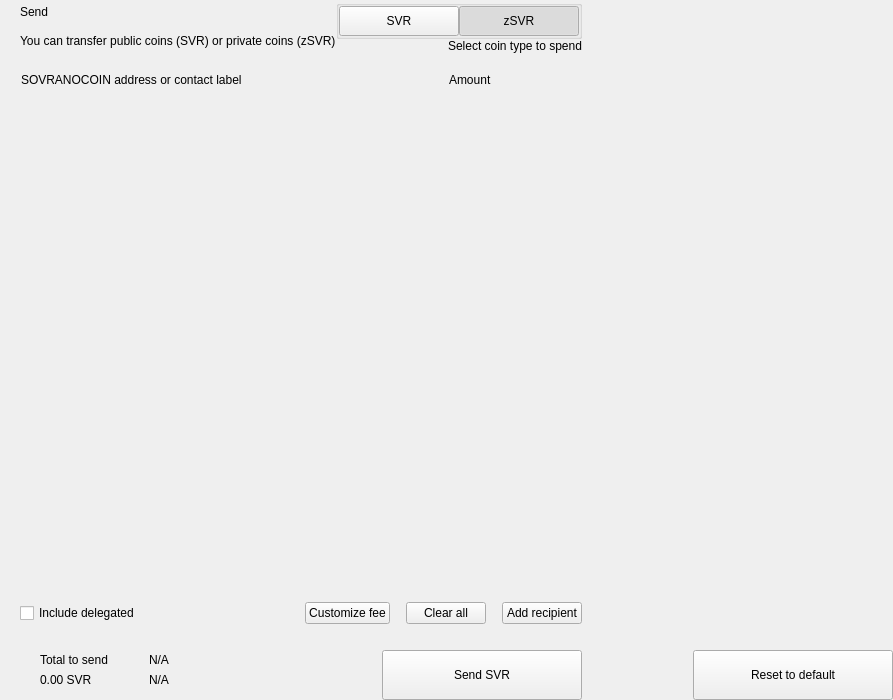
<?xml version="1.0" encoding="UTF-8"?>
<ui version="4.0">
 <class>send</class>
 <widget class="QWidget" name="send">
  <property name="geometry">
   <rect>
    <x>0</x>
    <y>0</y>
    <width>893</width>
    <height>700</height>
   </rect>
  </property>
  <property name="windowTitle">
   <string>Form</string>
  </property>
  <layout class="QHBoxLayout" name="horizontalLayout_2" stretch="2,1">
   <property name="spacing">
    <number>0</number>
   </property>
   <property name="leftMargin">
    <number>0</number>
   </property>
   <property name="topMargin">
    <number>0</number>
   </property>
   <property name="rightMargin">
    <number>0</number>
   </property>
   <property name="bottomMargin">
    <number>0</number>
   </property>
   <item>
    <widget class="QWidget" name="left" native="true">
     <layout class="QVBoxLayout" name="verticalLayout_3">
      <property name="spacing">
       <number>0</number>
      </property>
      <property name="leftMargin">
       <number>0</number>
      </property>
      <property name="topMargin">
       <number>0</number>
      </property>
      <property name="rightMargin">
       <number>0</number>
      </property>
      <property name="bottomMargin">
       <number>0</number>
      </property>
      <item>
       <layout class="QVBoxLayout" name="verticalLayout_22" stretch="0,0,0,1,0,0,0,0">
        <property name="spacing">
         <number>0</number>
        </property>
        <item>
         <layout class="QHBoxLayout" name="horizontalLayout_3">
          <property name="spacing">
           <number>0</number>
          </property>
          <property name="leftMargin">
           <number>20</number>
          </property>
          <property name="rightMargin">
           <number>20</number>
          </property>
          <item>
           <layout class="QVBoxLayout" name="verticalLayout">
            <property name="spacing">
             <number>5</number>
            </property>
            <item>
             <widget class="QLabel" name="labelTitle">
              <property name="text">
               <string>Send</string>
              </property>
              <property name="alignment">
               <set>Qt::AlignLeading|Qt::AlignLeft|Qt::AlignVCenter</set>
              </property>
             </widget>
            </item>
            <item>
             <widget class="QLabel" name="labelSubtitle1">
              <property name="text">
               <string>You can transfer public coins (SVR) or private coins (zSVR)</string>
              </property>
             </widget>
            </item>
           </layout>
          </item>
          <item>
           <spacer name="horizontalSpacer">
            <property name="orientation">
             <enum>Qt::Horizontal</enum>
            </property>
            <property name="sizeHint" stdset="0">
             <size>
              <width>40</width>
              <height>20</height>
             </size>
            </property>
           </spacer>
          </item>
          <item>
           <layout class="QVBoxLayout" name="verticalLayout_6">
            <property name="spacing">
             <number>0</number>
            </property>
            <item>
             <widget class="QGroupBox" name="groupBox">
              <property name="title">
               <string/>
              </property>
              <property name="alignment">
               <set>Qt::AlignLeading|Qt::AlignLeft|Qt::AlignTop</set>
              </property>
              <layout class="QHBoxLayout" name="horizontalLayout_4">
               <property name="spacing">
                <number>0</number>
               </property>
               <property name="leftMargin">
                <number>0</number>
               </property>
               <property name="topMargin">
                <number>0</number>
               </property>
               <property name="rightMargin">
                <number>0</number>
               </property>
               <property name="bottomMargin">
                <number>0</number>
               </property>
               <item>
                <widget class="QPushButton" name="pushLeft">
                 <property name="minimumSize">
                  <size>
                   <width>120</width>
                   <height>30</height>
                  </size>
                 </property>
                 <property name="maximumSize">
                  <size>
                   <width>120</width>
                   <height>30</height>
                  </size>
                 </property>
                 <property name="focusPolicy">
                  <enum>Qt::NoFocus</enum>
                 </property>
                 <property name="text">
                  <string>SVR</string>
                 </property>
                 <property name="checkable">
                  <bool>true</bool>
                 </property>
                 <property name="autoExclusive">
                  <bool>true</bool>
                 </property>
                </widget>
               </item>
               <item>
                <widget class="QPushButton" name="pushRight">
                 <property name="minimumSize">
                  <size>
                   <width>120</width>
                   <height>30</height>
                  </size>
                 </property>
                 <property name="maximumSize">
                  <size>
                   <width>120</width>
                   <height>30</height>
                  </size>
                 </property>
                 <property name="focusPolicy">
                  <enum>Qt::NoFocus</enum>
                 </property>
                 <property name="text">
                  <string>zSVR</string>
                 </property>
                 <property name="checkable">
                  <bool>true</bool>
                 </property>
                 <property name="checked">
                  <bool>true</bool>
                 </property>
                 <property name="autoExclusive">
                  <bool>true</bool>
                 </property>
                </widget>
               </item>
              </layout>
             </widget>
            </item>
            <item>
             <widget class="QLabel" name="labelSubtitle2">
              <property name="text">
               <string>Select coin type to spend</string>
              </property>
              <property name="alignment">
               <set>Qt::AlignRight|Qt::AlignTrailing|Qt::AlignVCenter</set>
              </property>
             </widget>
            </item>
           </layout>
          </item>
         </layout>
        </item>
        <item>
         <spacer name="verticalSpacer_2">
          <property name="orientation">
           <enum>Qt::Vertical</enum>
          </property>
          <property name="sizeType">
           <enum>QSizePolicy::Fixed</enum>
          </property>
          <property name="sizeHint" stdset="0">
           <size>
            <width>20</width>
            <height>20</height>
           </size>
          </property>
         </spacer>
        </item>
        <item>
         <layout class="QHBoxLayout" name="horizontalLayout" stretch="6,0,2">
          <property name="spacing">
           <number>0</number>
          </property>
          <property name="leftMargin">
           <number>10</number>
          </property>
          <property name="topMargin">
           <number>0</number>
          </property>
          <property name="rightMargin">
           <number>20</number>
          </property>
          <property name="bottomMargin">
           <number>0</number>
          </property>
          <item>
           <widget class="QLabel" name="labelSubtitleAddress">
            <property name="styleSheet">
             <string notr="true">margin-left:8px;</string>
            </property>
            <property name="text">
             <string>SOVRANOCOIN address or contact label</string>
            </property>
           </widget>
          </item>
          <item>
           <spacer name="horizontalSpacer_3">
            <property name="orientation">
             <enum>Qt::Horizontal</enum>
            </property>
            <property name="sizeType">
             <enum>QSizePolicy::Fixed</enum>
            </property>
            <property name="sizeHint" stdset="0">
             <size>
              <width>40</width>
              <height>1</height>
             </size>
            </property>
           </spacer>
          </item>
          <item>
           <widget class="QLabel" name="labelSubtitleAmount">
            <property name="text">
             <string>Amount</string>
            </property>
           </widget>
          </item>
         </layout>
        </item>
        <item>
         <widget class="QScrollArea" name="scrollArea">
          <property name="minimumSize">
           <size>
            <width>0</width>
            <height>350</height>
           </size>
          </property>
          <property name="styleSheet">
           <string notr="true">#scrollArea {
            background:transparent;
            margin-top:10px;
}</string>
          </property>
          <property name="horizontalScrollBarPolicy">
           <enum>Qt::ScrollBarAlwaysOff</enum>
          </property>
          <property name="sizeAdjustPolicy">
           <enum>QAbstractScrollArea::AdjustIgnored</enum>
          </property>
          <property name="widgetResizable">
           <bool>true</bool>
          </property>
          <property name="alignment">
           <set>Qt::AlignLeading|Qt::AlignLeft|Qt::AlignTop</set>
          </property>
          <widget class="QWidget" name="scrollAreaWidgetContents">
           <property name="geometry">
            <rect>
             <x>0</x>
             <y>0</y>
             <width>591</width>
             <height>16</height>
            </rect>
           </property>
           <property name="sizePolicy">
            <sizepolicy hsizetype="Preferred" vsizetype="Maximum">
             <horstretch>0</horstretch>
             <verstretch>0</verstretch>
            </sizepolicy>
           </property>
           <property name="autoFillBackground">
            <bool>false</bool>
           </property>
           <property name="styleSheet">
            <string notr="true">#scrollAreaWidgetContents {
             background:transparent;
             }</string>
           </property>
           <layout class="QVBoxLayout" name="verticalLayout_7">
            <property name="spacing">
             <number>0</number>
            </property>
            <property name="sizeConstraint">
             <enum>QLayout::SetDefaultConstraint</enum>
            </property>
            <property name="leftMargin">
             <number>0</number>
            </property>
            <property name="topMargin">
             <number>0</number>
            </property>
            <property name="rightMargin">
             <number>0</number>
            </property>
            <property name="bottomMargin">
             <number>0</number>
            </property>
           </layout>
          </widget>
         </widget>
        </item>
        <item>
         <spacer name="verticalSpacer_4">
          <property name="orientation">
           <enum>Qt::Vertical</enum>
          </property>
          <property name="sizeType">
           <enum>QSizePolicy::Fixed</enum>
          </property>
          <property name="sizeHint" stdset="0">
           <size>
            <width>20</width>
            <height>20</height>
           </size>
          </property>
         </spacer>
        </item>
        <item>
         <layout class="QHBoxLayout" name="horizontalLayout_20">
          <property name="spacing">
           <number>6</number>
          </property>
          <property name="leftMargin">
           <number>20</number>
          </property>
          <property name="rightMargin">
           <number>20</number>
          </property>
          <item>
           <widget class="QCheckBox" name="checkBoxDelegations">
            <property name="layoutDirection">
             <enum>Qt::LeftToRight</enum>
            </property>
            <property name="text">
             <string>Include delegated</string>
            </property>
           </widget>
          </item>
          <item>
           <spacer name="horizontalSpacer_4">
            <property name="orientation">
             <enum>Qt::Horizontal</enum>
            </property>
            <property name="sizeHint" stdset="0">
             <size>
              <width>10</width>
              <height>20</height>
             </size>
            </property>
           </spacer>
          </item>
          <item>
           <widget class="QPushButton" name="pushButtonFee">
            <property name="focusPolicy">
             <enum>Qt::NoFocus</enum>
            </property>
            <property name="text">
             <string>Customize fee</string>
            </property>
           </widget>
          </item>
          <item>
           <spacer name="horizontalSpacer_11">
            <property name="orientation">
             <enum>Qt::Horizontal</enum>
            </property>
            <property name="sizeType">
             <enum>QSizePolicy::Minimum</enum>
            </property>
            <property name="sizeHint" stdset="0">
             <size>
              <width>10</width>
              <height>20</height>
             </size>
            </property>
           </spacer>
          </item>
          <item>
           <widget class="QPushButton" name="pushButtonClear">
            <property name="focusPolicy">
             <enum>Qt::NoFocus</enum>
            </property>
            <property name="layoutDirection">
             <enum>Qt::RightToLeft</enum>
            </property>
            <property name="text">
             <string>Clear all</string>
            </property>
           </widget>
          </item>
          <item>
           <spacer name="horizontalSpacer_6">
            <property name="orientation">
             <enum>Qt::Horizontal</enum>
            </property>
            <property name="sizeType">
             <enum>QSizePolicy::Fixed</enum>
            </property>
            <property name="sizeHint" stdset="0">
             <size>
              <width>10</width>
              <height>20</height>
             </size>
            </property>
           </spacer>
          </item>
          <item>
           <widget class="QPushButton" name="pushButtonAddRecipient">
            <property name="focusPolicy">
             <enum>Qt::NoFocus</enum>
            </property>
            <property name="text">
             <string>Add recipient</string>
            </property>
           </widget>
          </item>
         </layout>
        </item>
        <item>
         <spacer name="verticalSpacer">
          <property name="orientation">
           <enum>Qt::Vertical</enum>
          </property>
          <property name="sizeType">
           <enum>QSizePolicy::Fixed</enum>
          </property>
          <property name="sizeHint" stdset="0">
           <size>
            <width>20</width>
            <height>16</height>
           </size>
          </property>
         </spacer>
        </item>
        <item>
         <layout class="QHBoxLayout" name="horizontalLayout_7">
          <property name="rightMargin">
           <number>20</number>
          </property>
          <item>
           <layout class="QHBoxLayout" name="horizontalLayout_10">
            <property name="spacing">
             <number>0</number>
            </property>
            <property name="leftMargin">
             <number>8</number>
            </property>
            <item>
             <widget class="QStackedWidget" name="stackedWidget">
              <property name="minimumSize">
               <size>
                <width>0</width>
                <height>60</height>
               </size>
              </property>
              <property name="maximumSize">
               <size>
                <width>16777215</width>
                <height>60</height>
               </size>
              </property>
              <widget class="QWidget" name="page1">
               <layout class="QVBoxLayout" name="verticalLayout_71" stretch="0">
                <property name="spacing">
                 <number>6</number>
                </property>
                <property name="leftMargin">
                 <number>12</number>
                </property>
                <property name="topMargin">
                 <number>0</number>
                </property>
                <property name="rightMargin">
                 <number>0</number>
                </property>
                <property name="bottomMargin">
                 <number>0</number>
                </property>
                <item>
                 <widget class="QWidget" name="coinWidget" native="true">
                  <property name="minimumSize">
                   <size>
                    <width>0</width>
                    <height>60</height>
                   </size>
                  </property>
                  <property name="maximumSize">
                   <size>
                    <width>16777215</width>
                    <height>60</height>
                   </size>
                  </property>
                  <layout class="QHBoxLayout" name="horizontalLayout_9">
                   <property name="spacing">
                    <number>0</number>
                   </property>
                   <property name="leftMargin">
                    <number>20</number>
                   </property>
                   <property name="topMargin">
                    <number>10</number>
                   </property>
                   <property name="rightMargin">
                    <number>20</number>
                   </property>
                   <property name="bottomMargin">
                    <number>10</number>
                   </property>
                   <item>
                    <layout class="QVBoxLayout" name="verticalSend">
                     <property name="spacing">
                      <number>0</number>
                     </property>
                     <item>
                      <widget class="QLabel" name="labelTitleTotalSend">
                       <property name="text">
                        <string>Total to send</string>
                       </property>
                      </widget>
                     </item>
                     <item>
                      <widget class="QLabel" name="labelAmountSend">
                       <property name="text">
                        <string notr="true">0.00 SVR</string>
                       </property>
                      </widget>
                     </item>
                    </layout>
                   </item>
                   <item>
                    <spacer name="horizontalSpacer_9">
                     <property name="orientation">
                      <enum>Qt::Horizontal</enum>
                     </property>
                     <property name="sizeType">
                      <enum>QSizePolicy::Fixed</enum>
                     </property>
                     <property name="sizeHint" stdset="0">
                      <size>
                       <width>20</width>
                       <height>20</height>
                      </size>
                     </property>
                    </spacer>
                   </item>
                   <item>
                    <widget class="QLabel" name="labelLine">
                     <property name="minimumSize">
                      <size>
                       <width>1</width>
                       <height>0</height>
                      </size>
                     </property>
                     <property name="maximumSize">
                      <size>
                       <width>1</width>
                       <height>16777215</height>
                      </size>
                     </property>
                     <property name="text">
                      <string/>
                     </property>
                    </widget>
                   </item>
                   <item>
                    <spacer name="horizontalSpacer_10">
                     <property name="orientation">
                      <enum>Qt::Horizontal</enum>
                     </property>
                     <property name="sizeType">
                      <enum>QSizePolicy::Fixed</enum>
                     </property>
                     <property name="sizeHint" stdset="0">
                      <size>
                       <width>20</width>
                       <height>20</height>
                      </size>
                     </property>
                    </spacer>
                   </item>
                   <item>
                    <layout class="QVBoxLayout" name="verticalRemaining">
                     <property name="spacing">
                      <number>0</number>
                     </property>
                     <item>
                      <widget class="QLabel" name="labelTitleTotalRemaining">
                       <property name="text">
                        <string notr="true">N/A</string>
                       </property>
                      </widget>
                     </item>
                     <item>
                      <widget class="QLabel" name="labelAmountRemaining">
                       <property name="text">
                        <string notr="true">N/A</string>
                       </property>
                      </widget>
                     </item>
                    </layout>
                   </item>
                  </layout>
                 </widget>
                </item>
               </layout>
              </widget>
              <widget class="QWidget" name="page_2"/>
             </widget>
            </item>
           </layout>
          </item>
          <item>
           <spacer name="horizontalSpacer_5">
            <property name="orientation">
             <enum>Qt::Horizontal</enum>
            </property>
            <property name="sizeType">
             <enum>QSizePolicy::Expanding</enum>
            </property>
            <property name="sizeHint" stdset="0">
             <size>
              <width>40</width>
              <height>20</height>
             </size>
            </property>
           </spacer>
          </item>
          <item alignment="Qt::AlignBottom">
           <widget class="QPushButton" name="pushButtonSave">
            <property name="minimumSize">
             <size>
              <width>200</width>
              <height>50</height>
             </size>
            </property>
            <property name="maximumSize">
             <size>
              <width>200</width>
              <height>50</height>
             </size>
            </property>
            <property name="focusPolicy">
             <enum>Qt::NoFocus</enum>
            </property>
            <property name="text">
             <string>Send SVR</string>
            </property>
           </widget>
          </item>
         </layout>
        </item>
       </layout>
      </item>
     </layout>
    </widget>
   </item>
   <item>
    <widget class="QWidget" name="right" native="true">
     <layout class="QVBoxLayout" name="verticalLayout_5">
      <property name="leftMargin">
       <number>0</number>
      </property>
      <property name="topMargin">
       <number>0</number>
      </property>
      <property name="rightMargin">
       <number>0</number>
      </property>
      <property name="bottomMargin">
       <number>0</number>
      </property>
      <item>
       <layout class="QVBoxLayout" name="verticalLayout_4">
        <property name="spacing">
         <number>6</number>
        </property>
        <item>
         <widget class="OptionButton" name="btnCoinControl" native="true">
          <property name="minimumSize">
           <size>
            <width>0</width>
            <height>50</height>
           </size>
          </property>
         </widget>
        </item>
        <item>
         <widget class="OptionButton" name="btnChangeAddress" native="true">
          <property name="minimumSize">
           <size>
            <width>0</width>
            <height>50</height>
           </size>
          </property>
         </widget>
        </item>
        <item>
         <widget class="OptionButton" name="btnUri" native="true">
          <property name="minimumSize">
           <size>
            <width>0</width>
            <height>50</height>
           </size>
          </property>
         </widget>
        </item>
        <item>
         <spacer name="verticalSpacer_5">
          <property name="orientation">
           <enum>Qt::Vertical</enum>
          </property>
          <property name="sizeHint" stdset="0">
           <size>
            <width>20</width>
            <height>40</height>
           </size>
          </property>
         </spacer>
        </item>
        <item>
         <layout class="QHBoxLayout" name="horizontalLayout_8">
          <item>
           <spacer name="horizontalSpacer_7">
            <property name="orientation">
             <enum>Qt::Horizontal</enum>
            </property>
            <property name="sizeHint" stdset="0">
             <size>
              <width>40</width>
              <height>20</height>
             </size>
            </property>
           </spacer>
          </item>
          <item>
           <widget class="QPushButton" name="pushButtonReset">
            <property name="minimumSize">
             <size>
              <width>200</width>
              <height>50</height>
             </size>
            </property>
            <property name="maximumSize">
             <size>
              <width>200</width>
              <height>50</height>
             </size>
            </property>
            <property name="focusPolicy">
             <enum>Qt::NoFocus</enum>
            </property>
            <property name="text">
             <string>Reset to default</string>
            </property>
           </widget>
          </item>
         </layout>
        </item>
       </layout>
      </item>
     </layout>
    </widget>
   </item>
  </layout>
 </widget>
 <customwidgets>
  <customwidget>
   <class>OptionButton</class>
   <extends>QWidget</extends>
   <header>qt/sovranocoin/optionbutton.h</header>
   <container>1</container>
  </customwidget>
 </customwidgets>
 <resources/>
 <connections/>
</ui>
